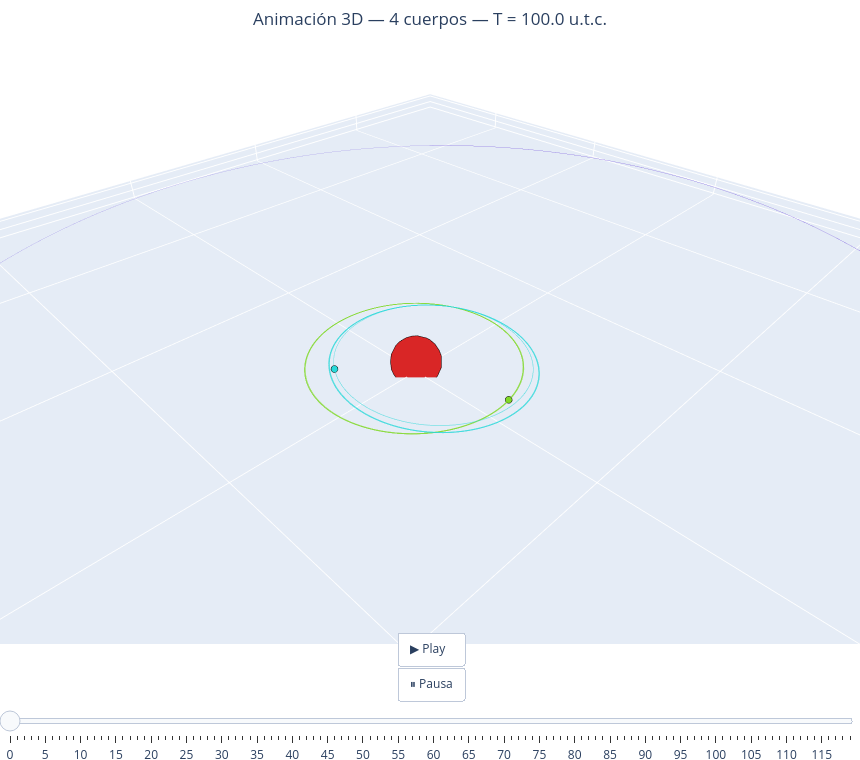

Here is the notebook cell this chart was saved with:
### Code cell
masas = [sim_solar.particles[i].m for i in range(4)]
anima_ncuerpos(masas, rps, T=100)

### Figure 1 — Plotly figure (JSON) as saved in the notebook; plotly's stock layout.template omitted (floating-point values rounded to 4 significant figures; data arrays with more than 128 entries replaced by an {"elided": "..."} marker saying what was removed)
{"data": [{"hoverinfo": "skip", "line": {"color": "hsl(0,70%,50%)", "width": 1}, "mode": "lines", "opacity": 0.25, "showlegend": false, "type": "scatter3d", "x": {"elided": "1000 float values"}, "y": {"elided": "1000 float values"}, "z": {"elided": "1000 float values"}}, {"hoverinfo": "skip", "line": {"color": "hsl(90,70%,50%)", "width": 1}, "mode": "lines", "opacity": 0.25, "showlegend": false, "type": "scatter3d", "x": {"elided": "1000 float values"}, "y": {"elided": "1000 float values"}, "z": {"elided": "1000 float values"}}, {"hoverinfo": "skip", "line": {"color": "hsl(180,70%,50%)", "width": 1}, "mode": "lines", "opacity": 0.25, "showlegend": false, "type": "scatter3d", "x": {"elided": "1000 float values"}, "y": {"elided": "1000 float values"}, "z": {"elided": "1000 float values"}}, {"hoverinfo": "skip", "line": {"color": "hsl(270,70%,50%)", "width": 1}, "mode": "lines", "opacity": 0.25, "showlegend": false, "type": "scatter3d", "x": {"elided": "1000 float values"}, "y": {"elided": "1000 float values"}, "z": {"elided": "1000 float values"}}, {"marker": {"color": "hsl(0,70%,50%)", "line": {"color": "black", "width": 0.5}, "size": 30}, "mode": "markers", "name": "Cuerpo 1", "showlegend": false, "type": "scatter3d", "x": [0.001616], "y": [-0.004704], "z": [-1.662e-05]}, {"marker": {"color": "hsl(90,70%,50%)", "line": {"color": "black", "width": 0.5}, "size": 4}, "mode": "markers", "name": "Cuerpo 2", "showlegend": false, "type": "scatter3d", "x": [-0.1727], "y": [0.9631], "z": [-7.349e-05]}, {"marker": {"color": "hsl(180,70%,50%)", "line": {"color": "black", "width": 0.5}, "size": 4}, "mode": "markers", "name": "Cuerpo 3", "showlegend": false, "type": "scatter3d", "x": [0.6354], "y": [-0.3969], "z": [0.0359]}, {"marker": {"color": "hsl(270,70%,50%)", "line": {"color": "black", "width": 0.5}, "size": 4}, "mode": "markers", "name": "Cuerpo 4", "showlegend": false, "type": "scatter3d", "x": [-1.692], "y": [4.924], "z": [0.01741]}], "layout": {"height": 760, "margin": {"b": 0, "l": 0, "r": 0, "t": 50}, "scene": {"aspectmode": "data", "xaxis": {"title": {"text": "x [u.c.]"}}, "yaxis": {"title": {"text": "y [u.c.]"}}, "zaxis": {"title": {"text": "z [u.c.]"}}}, "sliders": [{"currentvalue": {"prefix": "Frame: ", "visible": true, "xanchor": "center"}, "pad": {"t": 40}, "steps": [{"args": [["0"], {"frame": {"duration": 0, "redraw": true}, "mode": "immediate"}], "label": "0", "method": "animate"}, {"args": [["1"], {"frame": {"duration": 0, "redraw": true}, "mode": "immediate"}], "label": "1", "method": "animate"}, {"args": [["2"], {"frame": {"duration": 0, "redraw": true}, "mode": "immediate"}], "label": "2", "method": "animate"}, {"args": [["3"], {"frame": {"duration": 0, "redraw": true}, "mode": "immediate"}], "label": "3", "method": "animate"}, {"args": [["4"], {"frame": {"duration": 0, "redraw": true}, "mode": "immediate"}], "label": "4", "method": "animate"}, {"args": [["5"], {"frame": {"duration": 0, "redraw": true}, "mode": "immediate"}], "label": "5", "method": "animate"}, {"args": [["6"], {"frame": {"duration": 0, "redraw": true}, "mode": "immediate"}], "label": "6", "method": "animate"}, {"args": [["7"], {"frame": {"duration": 0, "redraw": true}, "mode": "immediate"}], "label": "7", "method": "animate"}, {"args": [["8"], {"frame": {"duration": 0, "redraw": true}, "mode": "immediate"}], "label": "8", "method": "animate"}, {"args": [["9"], {"frame": {"duration": 0, "redraw": true}, "mode": "immediate"}], "label": "9", "method": "animate"}, {"args": [["10"], {"frame": {"duration": 0, "redraw": true}, "mode": "immediate"}], "label": "10", "method": "animate"}, {"args": [["11"], {"frame": {"duration": 0, "redraw": true}, "mode": "immediate"}], "label": "11", "method": "animate"}, {"args": [["12"], {"frame": {"duration": 0, "redraw": true}, "mode": "immediate"}], "label": "12", "method": "animate"}, {"args": [["13"], {"frame": {"duration": 0, "redraw": true}, "mode": "immediate"}], "label": "13", "method": "animate"}, {"args": [["14"], {"frame": {"duration": 0, "redraw": true}, "mode": "immediate"}], "label": "14", "method": "animate"}, {"args": [["15"], {"frame": {"duration": 0, "redraw": true}, "mode": "immediate"}], "label": "15", "method": "animate"}, {"args": [["16"], {"frame": {"duration": 0, "redraw": true}, "mode": "immediate"}], "label": "16", "method": "animate"}, {"args": [["17"], {"frame": {"duration": 0, "redraw": true}, "mode": "immediate"}], "label": "17", "method": "animate"}, {"args": [["18"], {"frame": {"duration": 0, "redraw": true}, "mode": "immediate"}], "label": "18", "method": "animate"}, {"args": [["19"], {"frame": {"duration": 0, "redraw": true}, "mode": "immediate"}], "label": "19", "method": "animate"}, {"args": [["20"], {"frame": {"duration": 0, "redraw": true}, "mode": "immediate"}], "label": "20", "method": "animate"}, {"args": [["21"], {"frame": {"duration": 0, "redraw": true}, "mode": "immediate"}], "label": "21", "method": "animate"}, {"args": [["22"], {"frame": {"duration": 0, "redraw": true}, "mode": "immediate"}], "label": "22", "method": "animate"}, {"args": [["23"], {"frame": {"duration": 0, "redraw": true}, "mode": "immediate"}], "label": "23", "method": "animate"}, {"args": [["24"], {"frame": {"duration": 0, "redraw": true}, "mode": "immediate"}], "label": "24", "method": "animate"}, {"args": [["25"], {"frame": {"duration": 0, "redraw": true}, "mode": "immediate"}], "label": "25", "method": "animate"}, {"args": [["26"], {"frame": {"duration": 0, "redraw": true}, "mode": "immediate"}], "label": "26", "method": "animate"}, {"args": [["27"], {"frame": {"duration": 0, "redraw": true}, "mode": "immediate"}], "label": "27", "method": "animate"}, {"args": [["28"], {"frame": {"duration": 0, "redraw": true}, "mode": "immediate"}], "label": "28", "method": "animate"}, {"args": [["29"], {"frame": {"duration": 0, "redraw": true}, "mode": "immediate"}], "label": "29", "method": "animate"}, {"args": [["30"], {"frame": {"duration": 0, "redraw": true}, "mode": "immediate"}], "label": "30", "method": "animate"}, {"args": [["31"], {"frame": {"duration": 0, "redraw": true}, "mode": "immediate"}], "label": "31", "method": "animate"}, {"args": [["32"], {"frame": {"duration": 0, "redraw": true}, "mode": "immediate"}], "label": "32", "method": "animate"}, {"args": [["33"], {"frame": {"duration": 0, "redraw": true}, "mode": "immediate"}], "label": "33", "method": "animate"}, {"args": [["34"], {"frame": {"duration": 0, "redraw": true}, "mode": "immediate"}], "label": "34", "method": "animate"}, {"args": [["35"], {"frame": {"duration": 0, "redraw": true}, "mode": "immediate"}], "label": "35", "method": "animate"}, {"args": [["36"], {"frame": {"duration": 0, "redraw": true}, "mode": "immediate"}], "label": "36", "method": "animate"}, {"args": [["37"], {"frame": {"duration": 0, "redraw": true}, "mode": "immediate"}], "label": "37", "method": "animate"}, {"args": [["38"], {"frame": {"duration": 0, "redraw": true}, "mode": "immediate"}], "label": "38", "method": "animate"}, {"args": [["39"], {"frame": {"duration": 0, "redraw": true}, "mode": "immediate"}], "label": "39", "method": "animate"}, {"args": [["40"], {"frame": {"duration": 0, "redraw": true}, "mode": "immediate"}], "label": "40", "method": "animate"}, {"args": [["41"], {"frame": {"duration": 0, "redraw": true}, "mode": "immediate"}], "label": "41", "method": "animate"}, {"args": [["42"], {"frame": {"duration": 0, "redraw": true}, "mode": "immediate"}], "label": "42", "method": "animate"}, {"args": [["43"], {"frame": {"duration": 0, "redraw": true}, "mode": "immediate"}], "label": "43", "method": "animate"}, {"args": [["44"], {"frame": {"duration": 0, "redraw": true}, "mode": "immediate"}], "label": "44", "method": "animate"}, {"args": [["45"], {"frame": {"duration": 0, "redraw": true}, "mode": "immediate"}], "label": "45", "method": "animate"}, {"args": [["46"], {"frame": {"duration": 0, "redraw": true}, "mode": "immediate"}], "label": "46", "method": "animate"}, {"args": [["47"], {"frame": {"duration": 0, "redraw": true}, "mode": "immediate"}], "label": "47", "method": "animate"}, {"args": [["48"], {"frame": {"duration": 0, "redraw": true}, "mode": "immediate"}], "label": "48", "method": "animate"}, {"args": [["49"], {"frame": {"duration": 0, "redraw": true}, "mode": "immediate"}], "label": "49", "method": "animate"}, {"args": [["50"], {"frame": {"duration": 0, "redraw": true}, "mode": "immediate"}], "label": "50", "method": "animate"}, {"args": [["51"], {"frame": {"duration": 0, "redraw": true}, "mode": "immediate"}], "label": "51", "method": "animate"}, {"args": [["52"], {"frame": {"duration": 0, "redraw": true}, "mode": "immediate"}], "label": "52", "method": "animate"}, {"args": [["53"], {"frame": {"duration": 0, "redraw": true}, "mode": "immediate"}], "label": "53", "method": "animate"}, {"args": [["54"], {"frame": {"duration": 0, "redraw": true}, "mode": "immediate"}], "label": "54", "method": "animate"}, {"args": [["55"], {"frame": {"duration": 0, "redraw": true}, "mode": "immediate"}], "label": "55", "method": "animate"}, {"args": [["56"], {"frame": {"duration": 0, "redraw": true}, "mode": "immediate"}], "label": "56", "method": "animate"}, {"args": [["57"], {"frame": {"duration": 0, "redraw": true}, "mode": "immediate"}], "label": "57", "method": "animate"}, {"args": [["58"], {"frame": {"duration": 0, "redraw": true}, "mode": "immediate"}], "label": "58", "method": "animate"}, {"args": [["59"], {"frame": {"duration": 0, "redraw": true}, "mode": "immediate"}], "label": "59", "method": "animate"}, {"args": [["60"], {"frame": {"duration": 0, "redraw": true}, "mode": "immediate"}], "label": "60", "method": "animate"}, {"args": [["61"], {"frame": {"duration": 0, "redraw": true}, "mode": "immediate"}], "label": "61", "method": "animate"}, {"args": [["62"], {"frame": {"duration": 0, "redraw": true}, "mode": "immediate"}], "label": "62", "method": "animate"}, {"args": [["63"], {"frame": {"duration": 0, "redraw": true}, "mode": "immediate"}], "label": "63", "method": "animate"}, {"args": [["64"], {"frame": {"duration": 0, "redraw": true}, "mode": "immediate"}], "label": "64", "method": "animate"}, {"args": [["65"], {"frame": {"duration": 0, "redraw": true}, "mode": "immediate"}], "label": "65", "method": "animate"}, {"args": [["66"], {"frame": {"duration": 0, "redraw": true}, "mode": "immediate"}], "label": "66", "method": "animate"}, {"args": [["67"], {"frame": {"duration": 0, "redraw": true}, "mode": "immediate"}], "label": "67", "method": "animate"}, {"args": [["68"], {"frame": {"duration": 0, "redraw": true}, "mode": "immediate"}], "label": "68", "method": "animate"}, {"args": [["69"], {"frame": {"duration": 0, "redraw": true}, "mode": "immediate"}], "label": "69", "method": "animate"}, {"args": [["70"], {"frame": {"duration": 0, "redraw": true}, "mode": "immediate"}], "label": "70", "method": "animate"}, {"args": [["71"], {"frame": {"duration": 0, "redraw": true}, "mode": "immediate"}], "label": "71", "method": "animate"}, {"args": [["72"], {"frame": {"duration": 0, "redraw": true}, "mode": "immediate"}], "label": "72", "method": "animate"}, {"args": [["73"], {"frame": {"duration": 0, "redraw": true}, "mode": "immediate"}], "label": "73", "method": "animate"}, {"args": [["74"], {"frame": {"duration": 0, "redraw": true}, "mode": "immediate"}], "label": "74", "method": "animate"}, {"args": [["75"], {"frame": {"duration": 0, "redraw": true}, "mode": "immediate"}], "label": "75", "method": "animate"}, {"args": [["76"], {"frame": {"duration": 0, "redraw": true}, "mode": "immediate"}], "label": "76", "method": "animate"}, {"args": [["77"], {"frame": {"duration": 0, "redraw": true}, "mode": "immediate"}], "label": "77", "method": "animate"}, {"args": [["78"], {"frame": {"duration": 0, "redraw": true}, "mode": "immediate"}], "label": "78", "method": "animate"}, {"args": [["79"], {"frame": {"duration": 0, "redraw": true}, "mode": "immediate"}], "label": "79", "method": "animate"}, {"args": [["80"], {"frame": {"duration": 0, "redraw": true}, "mode": "immediate"}], "label": "80", "method": "animate"}, {"args": [["81"], {"frame": {"duration": 0, "redraw": true}, "mode": "immediate"}], "label": "81", "method": "animate"}, {"args": [["82"], {"frame": {"duration": 0, "redraw": true}, "mode": "immediate"}], "label": "82", "method": "animate"}, {"args": [["83"], {"frame": {"duration": 0, "redraw": true}, "mode": "immediate"}], "label": "83", "method": "animate"}, {"args": [["84"], {"frame": {"duration": 0, "redraw": true}, "mode": "immediate"}], "label": "84", "method": "animate"}, {"args": [["85"], {"frame": {"duration": 0, "redraw": true}, "mode": "immediate"}], "label": "85", "method": "animate"}, {"args": [["86"], {"frame": {"duration": 0, "redraw": true}, "mode": "immediate"}], "label": "86", "method": "animate"}, {"args": [["87"], {"frame": {"duration": 0, "redraw": true}, "mode": "immediate"}], "label": "87", "method": "animate"}, {"args": [["88"], {"frame": {"duration": 0, "redraw": true}, "mode": "immediate"}], "label": "88", "method": "animate"}, {"args": [["89"], {"frame": {"duration": 0, "redraw": true}, "mode": "immediate"}], "label": "89", "method": "animate"}, {"args": [["90"], {"frame": {"duration": 0, "redraw": true}, "mode": "immediate"}], "label": "90", "method": "animate"}, {"args": [["91"], {"frame": {"duration": 0, "redraw": true}, "mode": "immediate"}], "label": "91", "method": "animate"}, {"args": [["92"], {"frame": {"duration": 0, "redraw": true}, "mode": "immediate"}], "label": "92", "method": "animate"}, {"args": [["93"], {"frame": {"duration": 0, "redraw": true}, "mode": "immediate"}], "label": "93", "method": "animate"}, {"args": [["94"], {"frame": {"duration": 0, "redraw": true}, "mode": "immediate"}], "label": "94", "method": "animate"}, {"args": [["95"], {"frame": {"duration": 0, "redraw": true}, "mode": "immediate"}], "label": "95", "method": "animate"}, {"args": [["96"], {"frame": {"duration": 0, "redraw": true}, "mode": "immediate"}], "label": "96", "method": "animate"}, {"args": [["97"], {"frame": {"duration": 0, "redraw": true}, "mode": "immediate"}], "label": "97", "method": "animate"}, {"args": [["98"], {"frame": {"duration": 0, "redraw": true}, "mode": "immediate"}], "label": "98", "method": "animate"}, {"args": [["99"], {"frame": {"duration": 0, "redraw": true}, "mode": "immediate"}], "label": "99", "method": "animate"}, {"args": [["100"], {"frame": {"duration": 0, "redraw": true}, "mode": "immediate"}], "label": "100", "method": "animate"}, {"args": [["101"], {"frame": {"duration": 0, "redraw": true}, "mode": "immediate"}], "label": "101", "method": "animate"}, {"args": [["102"], {"frame": {"duration": 0, "redraw": true}, "mode": "immediate"}], "label": "102", "method": "animate"}, {"args": [["103"], {"frame": {"duration": 0, "redraw": true}, "mode": "immediate"}], "label": "103", "method": "animate"}, {"args": [["104"], {"frame": {"duration": 0, "redraw": true}, "mode": "immediate"}], "label": "104", "method": "animate"}, {"args": [["105"], {"frame": {"duration": 0, "redraw": true}, "mode": "immediate"}], "label": "105", "method": "animate"}, {"args": [["106"], {"frame": {"duration": 0, "redraw": true}, "mode": "immediate"}], "label": "106", "method": "animate"}, {"args": [["107"], {"frame": {"duration": 0, "redraw": true}, "mode": "immediate"}], "label": "107", "method": "animate"}, {"args": [["108"], {"frame": {"duration": 0, "redraw": true}, "mode": "immediate"}], "label": "108", "method": "animate"}, {"args": [["109"], {"frame": {"duration": 0, "redraw": true}, "mode": "immediate"}], "label": "109", "method": "animate"}, {"args": [["110"], {"frame": {"duration": 0, "redraw": true}, "mode": "immediate"}], "label": "110", "method": "animate"}, {"args": [["111"], {"frame": {"duration": 0, "redraw": true}, "mode": "immediate"}], "label": "111", "method": "animate"}, {"args": [["112"], {"frame": {"duration": 0, "redraw": true}, "mode": "immediate"}], "label": "112", "method": "animate"}, {"args": [["113"], {"frame": {"duration": 0, "redraw": true}, "mode": "immediate"}], "label": "113", "method": "animate"}, {"args": [["114"], {"frame": {"duration": 0, "redraw": true}, "mode": "immediate"}], "label": "114", "method": "animate"}, {"args": [["115"], {"frame": {"duration": 0, "redraw": true}, "mode": "immediate"}], "label": "115", "method": "animate"}, {"args": [["116"], {"frame": {"duration": 0, "redraw": true}, "mode": "immediate"}], "label": "116", "method": "animate"}, {"args": [["117"], {"frame": {"duration": 0, "redraw": true}, "mode": "immediate"}], "label": "117", "method": "animate"}, {"args": [["118"], {"frame": {"duration": 0, "redraw": true}, "mode": "immediate"}], "label": "118", "method": "animate"}, {"args": [["119"], {"frame": {"duration": 0, "redraw": true}, "mode": "immediate"}], "label": "119", "method": "animate"}]}], "title": {"text": "Animación 3D — 4 cuerpos — T = 100.0 u.t.c.", "x": 0.5}, "updatemenus": [{"buttons": [{"args": [null, {"frame": {"duration": 40, "redraw": true}, "fromcurrent": true, "mode": "immediate"}], "label": "▶ Play", "method": "animate"}, {"args": [[null], {"frame": {"duration": 0, "redraw": false}, "mode": "immediate"}], "label": "⏸ Pausa", "method": "animate"}], "showactive": false, "type": "buttons", "x": 0.5, "xanchor": "center", "y": 0.02}], "width": 860}}
